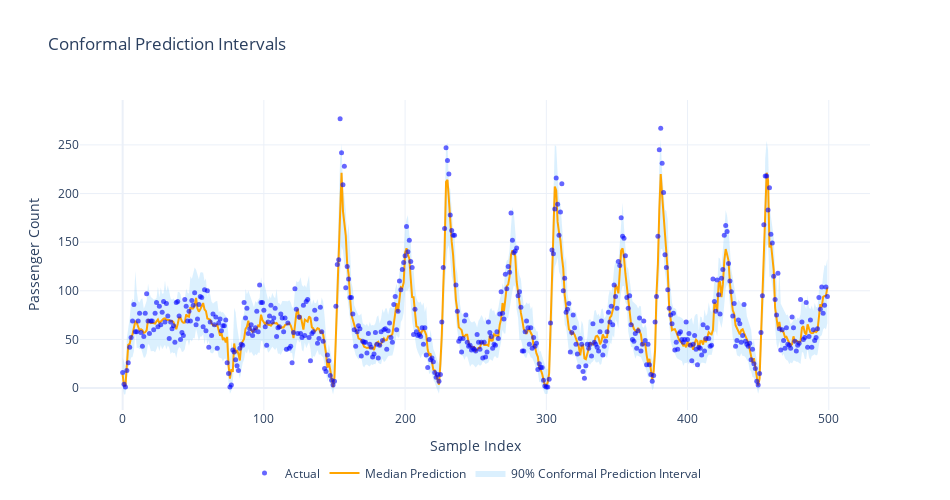

The notebook cell saved with this chart:
### Code cell
import plotly.graph_objects as go

sample = results_df.head(500).sort_values('Ride_start_datetime')

fig = go.Figure()
fig.add_traces([
    go.Scatter(
        x=sample.index,
        y=sample['Upper_Bound'],
        mode='lines',
        line=dict(width=0),
        showlegend=False,
        hoverinfo='skip'
    ),
    go.Scatter(
        x=sample.index,
        y=sample['Lower_Bound'],
        mode='lines',
        fill='tonexty',
        fillcolor='rgba(135, 206, 250, 0.3)',
        line=dict(width=0),
        name='90% Conformal Prediction Interval',
        hoverinfo='skip'
    )
])

# --- Add Median Prediction ---
fig.add_trace(go.Scatter(
    x=sample.index,
    y=sample['Prediction'],
    mode='lines',
    name='Median Prediction',
    line=dict(color='orange', width=2),
    hovertemplate=(
        "Prediction: %{y:.2f}<br>"
        "Lower Bound: %{customdata[0]:.2f}<br>"
        "Upper Bound: %{customdata[1]:.2f}<extra></extra>"
    ),
    customdata=np.stack([sample['Lower_Bound'], sample['Upper_Bound']], axis=-1)
))

# --- Add Actual Values ---
fig.add_trace(go.Scatter(
    x=sample.index,
    y=sample['Actual'],
    mode='markers',
    name='Actual',
    marker=dict(color='blue', size=5, opacity=0.6)
))

fig.update_layout(
    title='Conformal Prediction Intervals',
    xaxis_title='Sample Index',
    yaxis_title='Passenger Count',
    template='plotly_white',
    legend=dict(
        orientation='h',
        yanchor='bottom',
        y=-0.25,
        xanchor='center',
        x=0.5
    ),
    hovermode='x unified',
    width=950,
    height=500
)

fig.show()

### Figure 1 — Plotly figure (JSON) as saved in the notebook; plotly's stock layout.template omitted (floating-point values rounded to 4 significant figures; data arrays with more than 128 entries replaced by an {"elided": "..."} marker saying what was removed)
{"data": [{"hoverinfo": "skip", "line": {"width": 0}, "mode": "lines", "showlegend": false, "type": "scatter", "x": {"elided": "500 int values"}, "y": {"elided": "500 float values"}}, {"fill": "tonexty", "fillcolor": "rgba(135, 206, 250, 0.3)", "hoverinfo": "skip", "line": {"width": 0}, "mode": "lines", "name": "90% Conformal Prediction Interval", "type": "scatter", "x": {"elided": "500 int values"}, "y": {"elided": "500 float values"}}, {"customdata": {"elided": "500x2 float values"}, "hovertemplate": "Prediction: %{y:.2f}<br>Lower Bound: %{customdata[0]:.2f}<br>Upper Bound: %{customdata[1]:.2f}<extra></extra>", "line": {"color": "orange", "width": 2}, "mode": "lines", "name": "Median Prediction", "type": "scatter", "x": {"elided": "500 int values"}, "y": {"elided": "500 float values"}}, {"marker": {"color": "blue", "opacity": 0.6, "size": 5}, "mode": "markers", "name": "Actual", "type": "scatter", "x": {"elided": "500 int values"}, "y": {"elided": "500 int values"}}], "layout": {"height": 500, "hovermode": "x unified", "legend": {"orientation": "h", "x": 0.5, "xanchor": "center", "y": -0.25, "yanchor": "bottom"}, "title": {"text": "Conformal Prediction Intervals"}, "width": 950, "xaxis": {"title": {"text": "Sample Index"}}, "yaxis": {"title": {"text": "Passenger Count"}}}}
